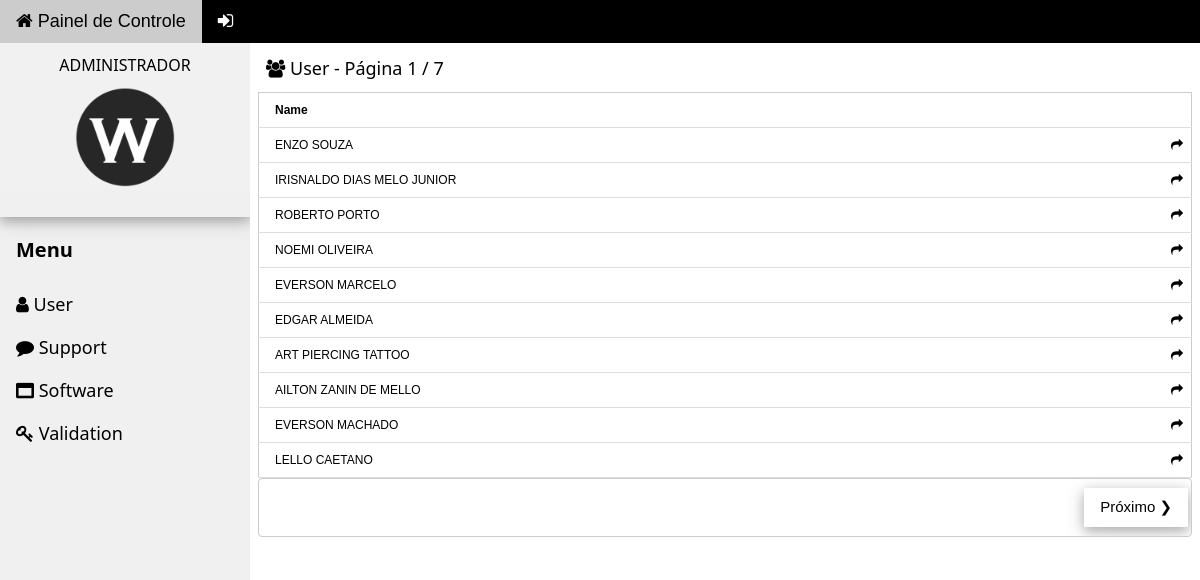
The app's page /system/admin/user/ (signed in) with its own data.
### tables this page shows
CREATE TABLE IF NOT EXISTS `system_user` (
`id_system_user` int(5) NOT NULL,
  `system_user_email` varchar(50) NOT NULL,
  `system_user_password` varchar(50) NOT NULL,
  `system_user_level` enum('0','1','2','3','4','5') NOT NULL DEFAULT '0',
  `system_user_status` enum('0','1') DEFAULT '0',
  `system_user_name` varchar(100) NOT NULL,
  `system_user_phone` varchar(21) DEFAULT NULL,
  `system_user_code` varchar(21) DEFAULT '000.000.000-00',
  `system_user_date` varchar(21) DEFAULT NULL,
  `system_user_image` blob,
  `system_user_date_register` datetime NOT NULL DEFAULT '0000-00-00 00:00:00',
  `system_user_date_login` datetime DEFAULT '0000-00-00 00:00:00',
  `system_user_ip` varchar(100) DEFAULT '',
  `system_user_text` longtext
);

### system/admin/user/index.php (the view, shortened to what this page needs)
<?php
	$sql_res=mysql_query("SELECT * FROM system_user");
	$contador=mysql_num_rows($sql_res);
	if(empty($_GET['pag'])){
		$pag=1;
	}else{
		$pag = "$_GET[pag]";}
	if($pag >= '1'){
 		$pag = $pag;
	}else{
		$pag = '1';
	}
	$maximo=10;
	$inicio = ($pag * $maximo) - $maximo;
	$paginas=ceil($contador/$maximo);
?>
<!DOCTYPE html>
<html>
<head>
<link rel="stylesheet" href="../../../layout/w3css/4/w3.css">
<link rel="stylesheet" href="../../../layout/lib/w3-theme-black.css">
<link rel="stylesheet" href="../../../layout/css/font-awesome.min.css">
</head>
<body>
<div class="w3-top">
  <div class="w3-bar w3-theme w3-top w3-left-align w3-large">
     <a href="../../admin/" class="w3-bar-item w3-button"><i class="fa fa-home"></i> Painel de Controle </a>
	 <a href="../../logout.php" class="w3-bar-item w3-button"><i class="fa fa-sign-in"></i></a>
  </div>
</div>
<nav class="w3-sidebar w3-bar-block w3-collapse w3-large w3-theme-l5 w3-animate-left" style="z-index:3;width:250px;margin-top:43px;" id="mySidebar">
   <div class="w3-card-4" style="width:100%">
    <header class="w3-container w3-light-grey">
	   <center><i class="glyphicon glyphicon-user"></i><h6><?php echo $_SESSION['system_user_name']; ?> </h6></center>
<center><img src="../../../layout/images/WouSoftware.png" alt="Avatar" style="width:100px"></center>
    </header>
	<br/>
  </div>
  <h4 class="w3-bar-item"><b>Menu</b></h4>
<h5><a class="w3-bar-item w3-button w3-hover-black" href="../user/"><i class="fa fa-user"></i>  User</a>
	<a class="w3-bar-item w3-button w3-hover-black" href="../support/"><i class="fa fa-comment"></i>  Support</a>
	<a class="w3-bar-item w3-button w3-hover-black" href="../software/"><i class="fa fa-window-maximize"></i>  Software</a>
	<a class="w3-bar-item w3-button w3-hover-black" href="../validation/"><i class="fa fa-key"></i>  Validation</a></h5>
</nav>
<div class="w3-main" style="margin-left:250px">
  <div class="w3-row">
	<header class="w3-container" style="padding-top:45px">
    <h5><i class="fa fa-users"></i>  User<?php echo " - Página <a'>".$pag." / ".$paginas."</a>"; ?></h5>
	</header>
  <div class="w3-row-padding w3-margin-bottom">
		<table class="w3-table w3-small w3-bordered w3-responsive w3-border">
			<tr>
				<td><b>Name</b></td>
				<td align='right' width="25"><b></b></td>
			</tr>
			<?php
				$sql="SELECT * FROM system_user ORDER BY id_system_user DESC LIMIT $inicio, $maximo";
				$resultados = mysql_query($sql)
				or die (mysql_error());
				while ($res=mysql_fetch_array($resultados)) {
				$id = $res[id_system_user];
				$nome = $res[system_user_name];
			?>
			<tr>
				<td><?php echo $nome ?></td>
				<td><a href='profile.php?id=<?php echo $id; ?>'><i class="fa fa-share"></i></a></td>
			</tr>
			<?php } ?>
		</table >
		<table class="w3-bar w3-border w3-round w3-center">
			<tr>
			<?php
				if($pag!=$paginas){
					echo "<td><a class='w3-bar-item w3-button w3-right w3-card-4' href='index.php?pag=".($pag+1)."'>Próximo &#10095;</a></td>";
				}
			?>
		</tr>
		</table>
  </div>
  </div>
</div>
</body>
</html>

### layout/w3css/4/w3.css (style rules this page uses)
*,*:before,*:after { box-sizing:inherit }
html { -ms-text-size-adjust:100%;-webkit-text-size-adjust:100% }
body { margin:0 }
article,aside,details,figcaption,figure,footer,header,main,menu,nav,section,summary { display:block }
a { background-color:transparent;-webkit-text-decoration-skip:objects }
img { border-style:none }
html,body { font-family:Verdana,sans-serif;font-size:15px;line-height:1.5 }
html { overflow-x:hidden }
h4 { font-size:20px }
h5 { font-size:18px }
h6 { font-size:16px }
h1,h2,h3,h4,h5,h6 { font-family:"Segoe UI",Arial,sans-serif;font-weight:400;margin:10px 0 }
img { margin-bottom:-5px }
a { color:inherit }
.w3-table,.w3-table-all { border-collapse:collapse;border-spacing:0;width:100%;display:table }
.w3-bordered tr,.w3-table-all tr { border-bottom:1px solid #ddd }
.w3-table td,.w3-table th,.w3-table-all td,.w3-table-all th { padding:8px 8px;display:table-cell;text-align:left;vertical-align:top }
.w3-table th:first-child,.w3-table td:first-child,.w3-table-all th:first-child,.w3-table-all td:first-child { padding-left:16px }
.w3-btn,.w3-button { border:none;display:inline-block;outline:0;padding:8px 16px;vertical-align:middle;overflow:hidden;text-decoration:none;color:inherit;background-color:inherit;text-align:center;cursor:pointer;white-space:nowrap }
.w3-btn,.w3-button { -webkit-touch-callout:none;-webkit-user-select:none;-khtml-user-select:none;-moz-user-select:none;-ms-user-select:none;user-select:none }
.w3-sidebar { height:100%;width:200px;background-color:#fff;position:fixed!important;z-index:1;overflow:auto }
.w3-main,#main { transition:margin-left .4s }
.w3-bar { width:100%;overflow:hidden }
.w3-bar .w3-bar-item { padding:8px 16px;float:left;width:auto;border:none;outline:none;display:block }
.w3-bar .w3-button { white-space:normal }
.w3-bar-block .w3-bar-item { width:100%;display:block;padding:8px 16px;text-align:left;border:none;outline:none;white-space:normal;float:none }
.w3-responsive { overflow-x:auto }
.w3-container:after,.w3-container:before,.w3-panel:after,.w3-panel:before,.w3-row:after,.w3-row:before,.w3-row-padding:after,.w3-row-padding:before, .w3-cell-row:before,.w3-cell-row:after,.w3-clear:after,.w3-clear:before,.w3-bar:before,.w3-bar:after { content:"";display:table;clear:both }
@media (min-width:993px) { .w3-sidebar.w3-collapse { display:block!important } }
.w3-top,.w3-bottom { position:fixed;width:100%;z-index:1 }
.w3-top { top:0 }
.w3-round,.w3-round-medium { border-radius:4px }
.w3-row-padding,.w3-row-padding>.w3-half,.w3-row-padding>.w3-third,.w3-row-padding>.w3-twothird,.w3-row-padding>.w3-threequarter,.w3-row-padding>.w3-quarter,.w3-row-padding>.w3-col { padding:0 8px }
.w3-container,.w3-panel { padding:0.01em 16px }
.w3-card-4,.w3-hover-shadow:hover { box-shadow:0 4px 10px 0 rgba(0,0,0,0.2),0 4px 20px 0 rgba(0,0,0,0.19) }
.w3-animate-left { position:relative;animation:animateleft 0.4s }
.w3-small { font-size:12px!important }
.w3-large { font-size:18px!important }
.w3-left-align { text-align:left!important }
.w3-center { text-align:center!important }
.w3-border { border:1px solid #ccc!important }
.w3-margin-bottom { margin-bottom:16px!important }
.w3-right { float:right!important }
.w3-light-grey,.w3-hover-light-grey:hover,.w3-light-gray,.w3-hover-light-gray:hover { color:#000!important;background-color:#f1f1f1!important }

### system/admin/user/index.php (style rules this page uses)
img { max-width:100%;height:auto; }

### records on screen
system_user: system_user_name "ENZO SOUZA"
system_user: system_user_name "IRISNALDO DIAS MELO JUNIOR"
system_user: system_user_name "ROBERTO PORTO"
system_user: system_user_name "NOEMI OLIVEIRA"
system_user: system_user_name "EVERSON MARCELO"
system_user: system_user_name "EDGAR ALMEIDA"
system_user: system_user_name "ART PIERCING TATTOO"
system_user: system_user_name "AILTON ZANIN DE MELLO"
system_user: system_user_name "EVERSON MACHADO"
system_user: system_user_name "LELLO CAETANO"

### other values on screen
$_SESSION['system_user_name'] "ADMINISTRADOR"
$pag "1"
$paginas "7"
